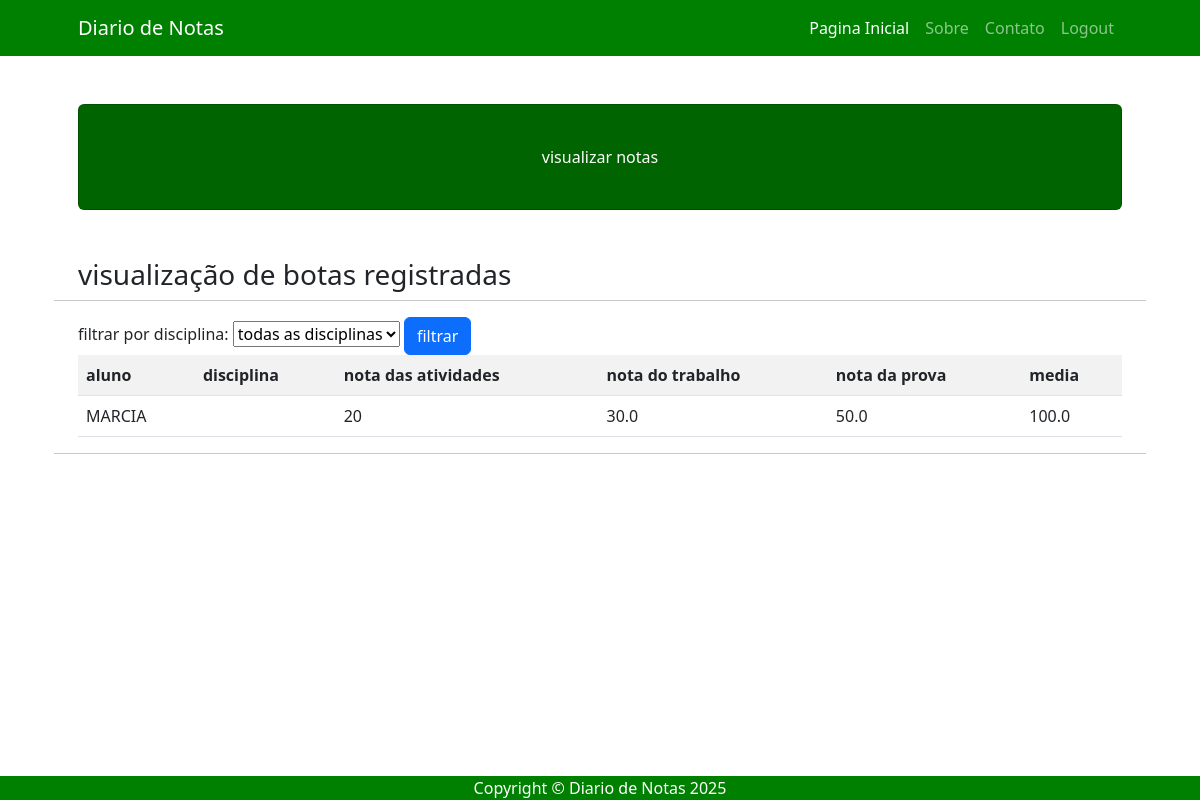
Screenshot of /visualizar/ (signed in) with the database file from the repository.
### usuarios/models.py (models this page shows)
class Nota(models.Model):
    nome_aluno = models.CharField(max_length= 200)
    disciplina = models.CharField(max_length= 200)
    nota_atividades = models.IntegerField(default= 0)
    nota_trabalho = models.FloatField(default= 0)
    nota_prova = models.FloatField(default= 0)
    media = models.FloatField(blank= True, default=0)

### usuarios/views.py (the view, shortened to what this page needs)
# urls.py: path('visualizar/', views.visualizar, name='visualizar'),
def visualizar(request):
    if request.method == "GET":
        if request.user.is_authenticated:
          lista_notas = Nota.objects.all()
          dicionario_notas = {'lista_notas':lista_notas}
          return render(request, 'Usuarios/visualizar.html',dicionario_notas)
        else:
            return HttpResponse("faça o longin para acessar")

### usuarios/templates/usuarios/visualizar.html (shortened to what this page needs)
{% extends 'usuarios/base.html'  %}
{% block titulo %}visualizar notas{% endblock %}
{% block conteudo %}
<h3>visualização de botas registradas</h3>
<hr>
<form action="{% url 'visualizar' %}" method = 'post'>
    <div class="filter">
        <label for="disciplinaName">filtrar por disciplina:</label>
        <select name ="disciplina">
            <option>todas as disciplinas</option>
        </select>
        <button type = 'submit' class = 'btn btn-primary'> filtrar</button>
    </div>
</form>
<div class = 'table-response'>
    <table class = 'table table-striped'>
        <tr>
            <th>aluno</th>
            <th>disciplina</th>
            <th>nota das atividades</th>
            <th>nota do trabalho</th>
            <th>nota da prova</th>
            <th>media</th>
        </tr>
        {% for campo in lista_notas %}
        <tr>
            <td>{{ user.first_name}}</td>
            <td>{{ campo.disciplinas}}</td>
            <td>{{ campo.nota_atividades}}</td>
            <td>{{ campo.nota_trabalho}}</td>
            <td>{{ campo.nota_prova}}</td>
            <td>{{ campo.media}}</td>
        </tr>
        {% empty%}
        <tr>
            <td colspam = '6'> nenhum registro encontrado</td>
        </tr>
        {% endfor %}
    </table>
</div>
<hr>
{% endblock%}

### rows the page displays
Nota: nota_atividades "20", nota_trabalho "30.0", nota_prova "50.0", media "100.0"

### other values shown
{{ user.first_name }} "MARCIA"
